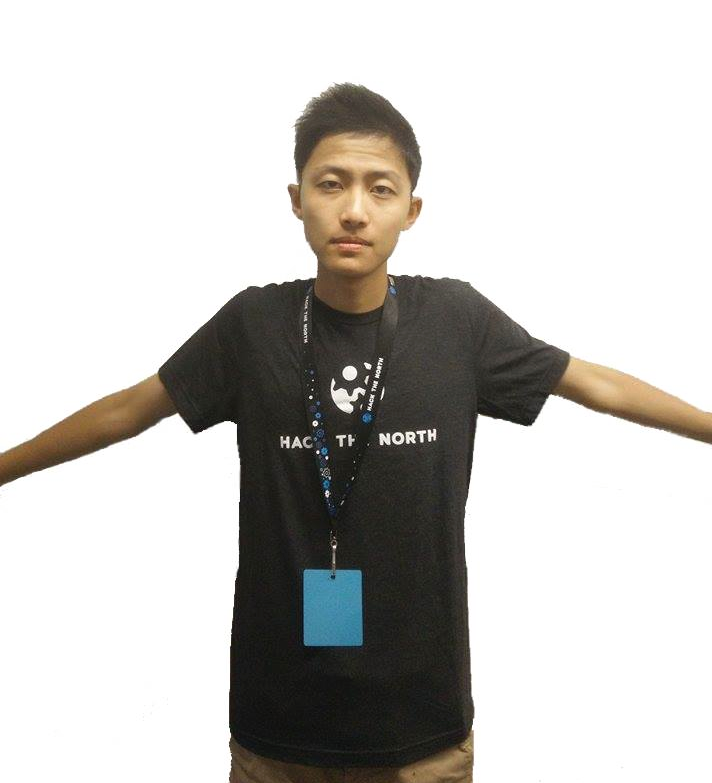
#> input picture test8.jpg, 712 x 783 px
$ python nametag.py   (older library calls are emulated)
#> lines starting #> are read from the running program, lines starting #| are printed output that depends on the picture; after the words box and inside, x2 and y2 are one past the last pixel; in counts of white or black regions, pixels touching at a corner belong together
import cv2
import numpy as np
from matplotlib import pyplot as plt

img = cv2.imread('test8.jpg')
#> img is the input picture: shape (783, 712, 3); mean B, G, R 194.3, 197.4, 199.2

cv2.imshow('blue', img)

# Threshold the HSV image to get only blue colors
# r g b
# b g r
mask = cv2.inRange(img, np.array([80,80,30], np.uint8), np.array([150,110,50], np.uint8))
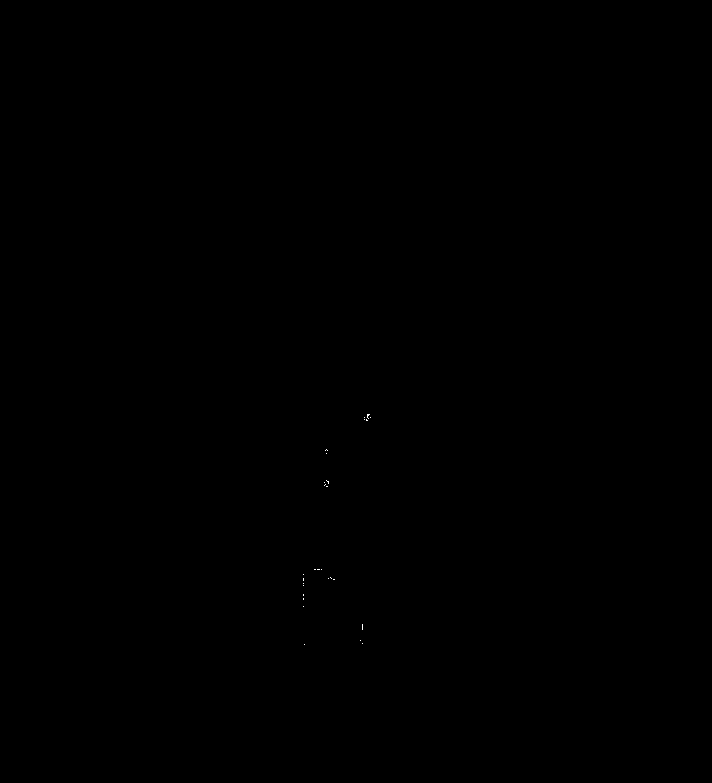
#> mask: shape (783, 712); 0.01% white in thin lines or dots, all inside (x1, y1, x2, y2) = (303, 414, 371, 645)

cv2.imshow('blue2', mask)


max_area = 0
m_cnt = None
contours, heirachy = cv2.findContours(mask, cv2.RETR_EXTERNAL, cv2.CHAIN_APPROX_SIMPLE)
#> contours = 28 contours, all with area under 20

for h, cnt in enumerate(contours):
  c_area = cv2.contourArea(cnt)

  if c_area > max_area:
    max_area = c_area
    m_cnt = cnt
#> this loop made 28 passes
#> (c_area, max_area) on passes 21, 28: (0.5, 0.5), (2, 2)
#> (cnt, c_area) on passes 1 to 6: ([[304, 644]], 0), ([[362, 643]], 0), ([[360, 640]], 0), ([[362, 624], [362, 629]], 0), ([[303, 606]], 0), ([[303, 598], [303, 599]], 0)
#> after the loop, m_cnt = [[367, 414], [367, 417], [368, 418], [367, 417], [367, 416], [369, 414]]; max_area = 2

#cv2.drawContours(img,[m_cnt],0,(0,0,255),3)

rect = cv2.minAreaRect(m_cnt)
#> rect = ((367.6, 415.8), (4.12, 1.94), -75.96)
box = cv2.cv.BoxPoints(rect)
#> box = ((368, 418), (366.1, 417.5), (367.1, 413.5), (369, 414))
box = np.int0(box)
#> box = [[368, 418], [366, 417], [367, 413], [369, 414]]
cv2.drawContours(img,[box],0,(0,0,255),3)
#> img: shape (783, 712, 3); 0.01% of pixels changed, all inside (x1, y1, x2, y2) = (364, 411, 372, 421)

cv2.imshow('blue3', img)

cv2.waitKey(0)


# [34 lines of commented-out code are left out]
